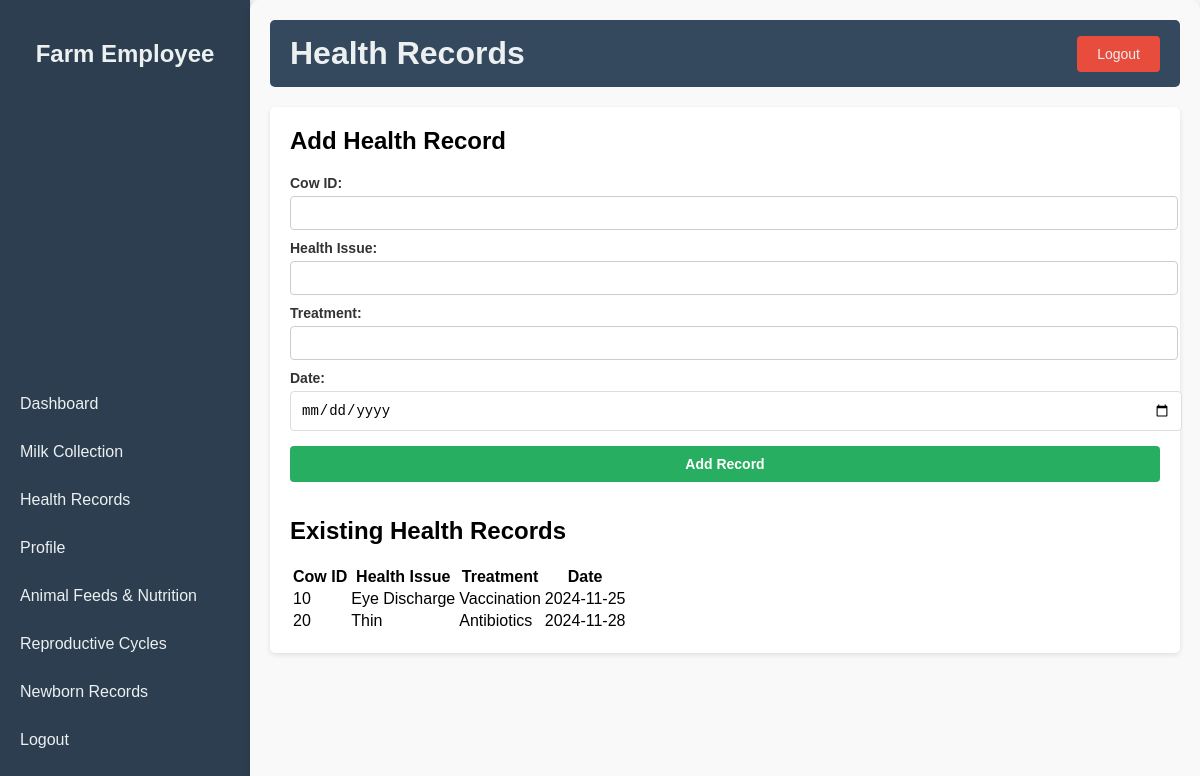
Page /health_records.php (signed in) on the committed database.
### tables this page shows
CREATE TABLE `tblhealth_records` (
  `record_id` int(11) NOT NULL,
  `cow_id` int(10) UNSIGNED NOT NULL,
  `health_issue` varchar(255) NOT NULL,
  `treatment` varchar(255) NOT NULL,
  `date` date NOT NULL
);

### health_records.php (the view, shortened to what this page needs)
<?php
include('db_connect.php');
$records_query = "SELECT * FROM tblhealth_records";
$records_result = mysqli_query($con, $records_query);
?>
<!DOCTYPE html>
<html lang="en">
<head>
    <link rel="stylesheet" href="style1.css">
</head>
<body>
    <div class="container">
        <div class="sidebar">
            <h2>Farm Employee</h2>
            <ul>
                <li><a href="employee_dashboard.php">Dashboard</a></li>
                <li><a href="milk_collection.php">Milk Collection</a></li>
                <li><a href="health_records.php">Health Records</a></li>
                <li><a href="profile.php">Profile</a></li>
                <li><a href="feeds_nutrition.php">Animal Feeds & Nutrition</a></li>
                <li><a href="reproductive_cycles.php">Reproductive Cycles</a></li>
                <li><a href="newborn_records.php">Newborn Records</a></li>
                <li><a href="logout.php">Logout</a></li>
            </ul>
        </div>
        <div class="main-content">
            <div class="header">
                <h1>Health Records</h1>
                <a href="logout.php" class="logout-btn">Logout</a>
            </div>
            <div class="content">
                <h2>Add Health Record</h2>
                <form method="post">
                    <label for="cow_id">Cow ID:</label>
                    <input type="text" name="cow_id" required>
                    <label for="health_issue">Health Issue:</label>
                    <input type="text" name="health_issue" required>
                    <label for="treatment">Treatment:</label>
                    <input type="text" name="treatment" required>
                    <label for="date">Date:</label>
                    <input type="date" name="date" required>
                    <button type="submit" name="add_health_record">Add Record</button>
                </form>
                <h2>Existing Health Records</h2>
                <table>
                    <thead>
                        <tr>
                            <th>Cow ID</th>
                            <th>Health Issue</th>
                            <th>Treatment</th>
                            <th>Date</th>
                        </tr>
                    </thead>
                    <tbody>
                        <?php while ($row = mysqli_fetch_assoc($records_result)): ?>
                            <tr>
                                <td><?php echo $row['cow_id']; ?></td>
                                <td><?php echo $row['health_issue']; ?></td>
                                <td><?php echo $row['treatment']; ?></td>
                                <td><?php echo $row['date']; ?></td>
                            </tr>
                        <?php endwhile; ?>
                    </tbody>
                </table>
            </div>
        </div>
    </div>
</body>
</html>

### style1.css (style rules this page uses)
body { font-family: Arial, sans-serif; margin: 0; padding: 0; background-color: #f4f4f9; }
.container { display: flex; height: 100vh; overflow: hidden; }
.sidebar { width: 250px; background-color: #2c3e50; color: #ecf0f1; display: flex; flex-direction: column; justify-content: space-between; padding: 20px 0; box-shadow: 2px 0 5px rgba(0, 0, 0, 0.1); }
.sidebar h2 { text-align: center; margin-bottom: 20px; }
.sidebar ul { list-style: none; padding: 0; }
.sidebar ul li { padding: 15px 20px; }
.sidebar ul li a { color: #ecf0f1; text-decoration: none; display: block; transition: background 0.3s ease; }
.main-content { flex: 1; padding: 20px; display: flex; flex-direction: column; overflow-y: auto; }
.header { display: flex; justify-content: space-between; align-items: center; background-color: #34495e; color: #ecf0f1; padding: 15px 20px; border-radius: 5px; margin-bottom: 20px; }
.header h1 { margin: 0; }
.logout-btn { color: #ecf0f1; background-color: #e74c3c; border: none; padding: 10px 20px; border-radius: 4px; text-decoration: none; font-size: 14px; cursor: pointer; transition: background 0.3s ease; }
.content { background: #ffffff; padding: 20px; border-radius: 5px; box-shadow: 0 2px 5px rgba(0, 0, 0, 0.1); }
.content h2 { margin-top: 0; }
.content form label { font-size: 14px; margin-bottom: 5px; display: block; color: #333; }
.content form input, .content form button { width: 100%; padding: 10px; margin-bottom: 15px; border: 1px solid #ddd; border-radius: 4px; font-size: 14px; }
.content form button { background-color: #27ae60; color: #fff; cursor: pointer; border: none; font-weight: bold; transition: background 0.3s ease; }
.main-content { padding: 20px; background: #f9f9f9; border-radius: 10px; box-shadow: 0 4px 8px rgba(0, 0, 0, 0.1); }
form { margin-bottom: 20px; }
form label { display: block; margin-bottom: 5px; color: #555; font-weight: bold; }
form input[type="text"], form input[type="number"] { width: 100%; padding: 8px; margin-bottom: 10px; border: 1px solid #ccc; border-radius: 4px; }
form button { background-color: #5cb85c; color: white; padding: 10px 15px; border: none; border-radius: 5px; cursor: pointer; }

### rows in the picture
tblhealth_records: cow "10", health_issue "Eye Discharge", treatment "Vaccination", date "2024-11-25"
tblhealth_records: cow "20", health_issue "Thin", treatment "Antibiotics", date "2024-11-28"
